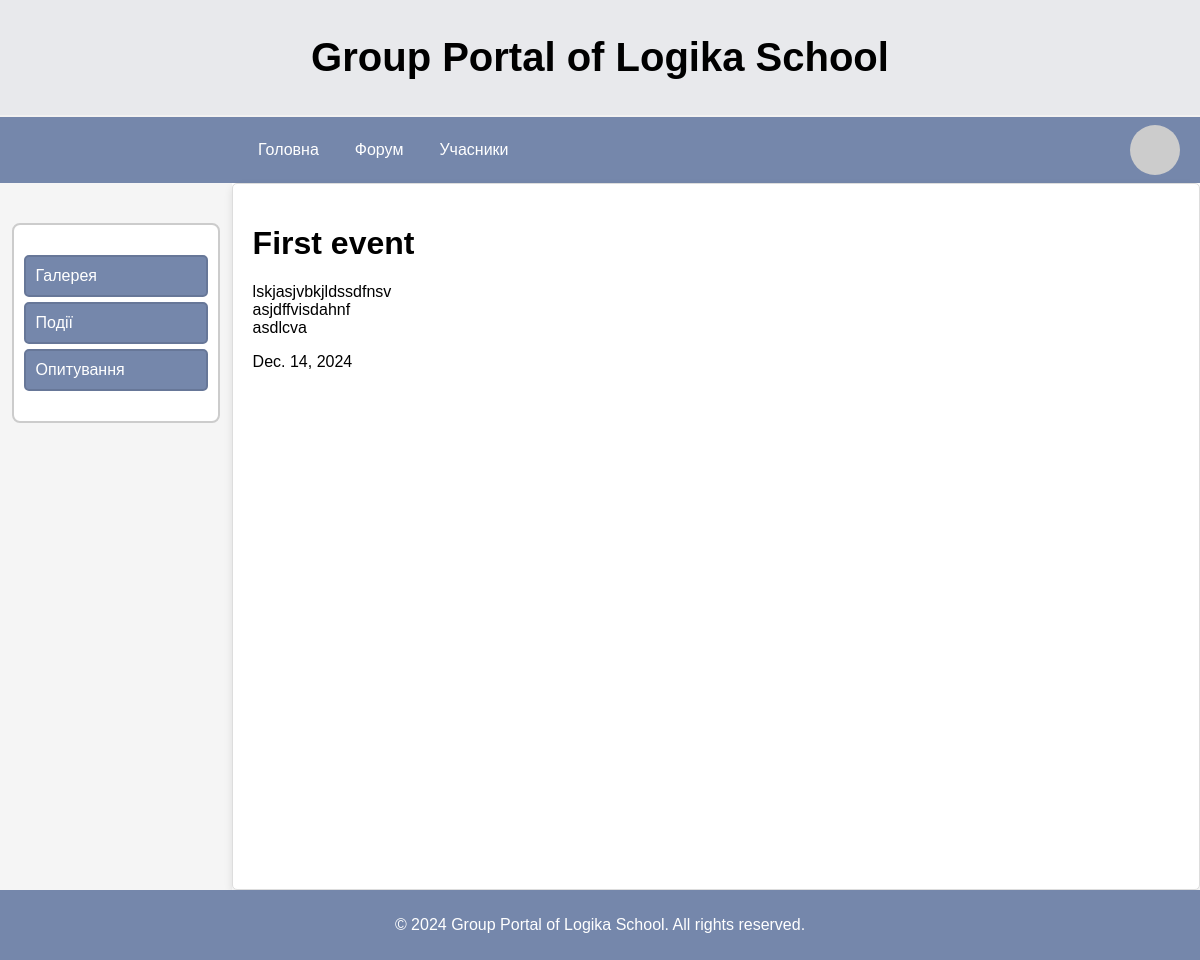
The page /event-detail/1/ on the database its author committed.
### portal/models.py (models this page shows, shortened)
class Event(models.Model):
    title = models.CharField(max_length=255)
    content = models.TextField()
    date = models.DateField()

### portal/views.py (the view)
# urls.py: path('event-detail/<int:pk>/', views.EventDetailView.as_view(), name='event_detail'),
class EventDetailView(View):
    template_name = 'portal/events/event_detail.html'
    def get(self, request, pk):
        event = get_object_or_404(Event, pk=pk)
        return render(request, self.template_name, {'event': event})

### portal/context_processors.py (called while the page is built)
def profile_photo_context(request):
    profile_photo = None
    if request.user.is_authenticated:
        profile_photo = ProfilePhoto.objects.filter(user=request.user).first()
    return {'profile_photo': profile_photo}

### templates/portal/events/event_detail.html
{% extends 'base.html' %}
{% load static %}
{% block content %}
<link rel="stylesheet" href="{% static 'events.css' %}">
<aside class="sidebar" style="margin: 0;">
    <div class="sidebar-div">
        <nav class="sidebar-nav">
            <a href="{% url 'gallery' %}">Галерея</a>
            <a href="{% url 'event_list'%}">Події</a>
            <a href="">Опитування</a>
        </nav>
    </div>
</aside>
<div class = "info-board">
    <h1>{{event.title}}</h1>
    <p>{{event.content|linebreaksbr}}</p>
    <p>{{event.date}}</p>
</div>
{% endblock %}

### static/base.css (style rules this page uses)
body, html { margin: 0; padding: 0; font-family: Arial, sans-serif; height: 100%; display: flex; flex-direction: column; }

### static/events.css (style rules this page uses)
.sidebar-div { width: 90%; padding-left: 10px; padding-top: 30px; border: 2px solid #ccc; border-radius: 8px; background-color: #ffffff; margin-top: 20px; margin-bottom: 20px; max-height: 200px; box-sizing: border-box; }
.sidebar { padding-top: 20px; width: 300px; height: 100%; box-sizing: border-box; background-color: #f5f5f5; display: flex; justify-content: center; }
.sidebar-nav a { display: block; width: 160px; padding: 10px; color: #ffffff; text-decoration: none; margin-bottom: 5px; border-radius: 5px; border: 2px solid rgb(103, 119, 152); background-color: rgb(117, 135, 171); }
.info-board { padding: 20px; background-color: white; border: 1px solid #ddd; border-radius: 5px; box-shadow: 0 4px 8px rgba(0, 0, 0, 0.1); width: 100%; }

### rows shown on the page
Event: title "First event", content "lskjasjvbkjldssdfnsv asjdffvisdahnf asdlcva", date "Dec. 14, 2024"
